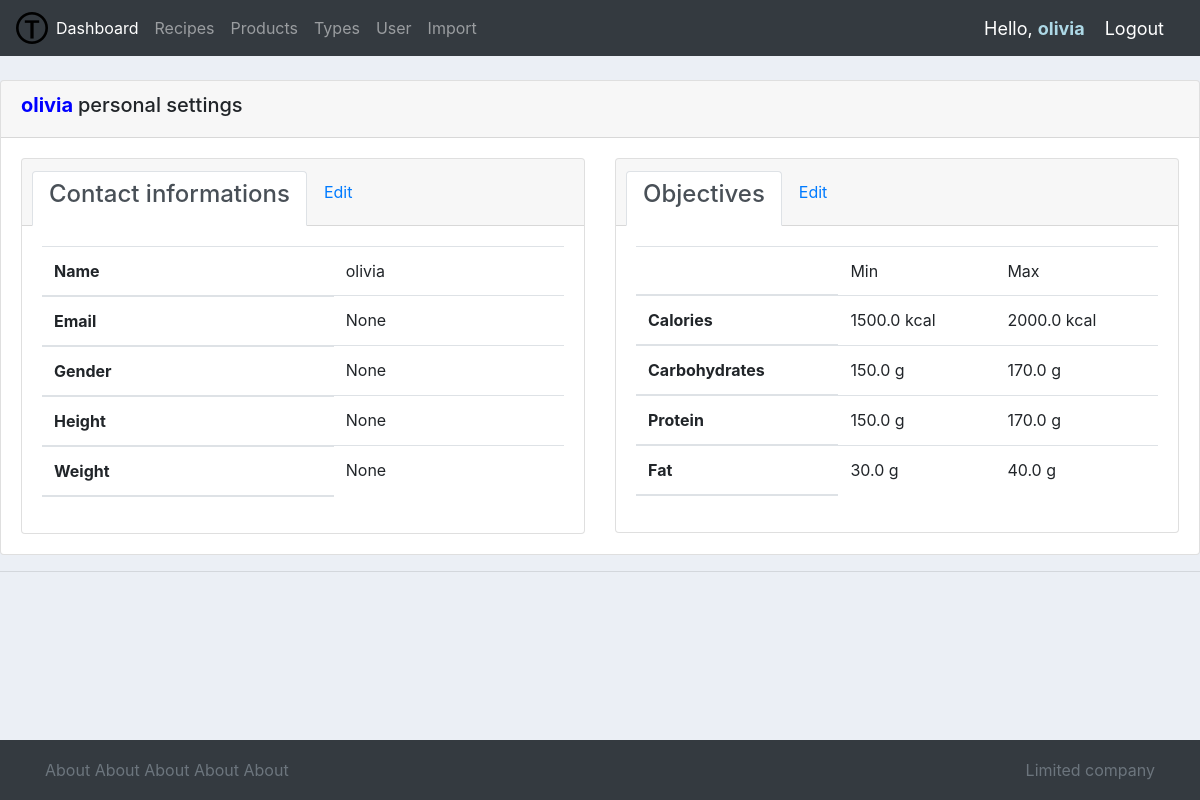
/user_settings/ (signed in), run on the app's committed database.
### diet/models.py (models this page shows, shortened)
class Customer(models.Model):
    user = models.OneToOneField(User, null=True, blank=True, on_delete=models.CASCADE)
    objectives = models.OneToOneField(Objectives, null=True, blank=True, on_delete=models.CASCADE, default=default_new_objective)
    name = models.CharField(max_length=200, null=True)
    phone = models.CharField(max_length=200, null=True, blank=True)
    email = models.CharField(max_length=200, null=True, blank=True)
    height = models.FloatField(blank=True, null=True)
    weight = models.FloatField(blank=True, null=True)
    gender = models.CharField(max_length=200, null=True, choices=GENDER)
    date_created = models.DateTimeField(auto_now_add=True, null=True)
    profile_pic = models.ImageField(default="logo2.png", null=True, blank=True)

class Objectives(models.Model):
    calories_max = models.FloatField()
    calories_min = models.FloatField()
    carbohydrates_max = models.FloatField()
    carbohydrates_min = models.FloatField()
    protein_max = models.FloatField()
    protein_min = models.FloatField()
    fat_max = models.FloatField()
    fat_min = models.FloatField()

### diet/views.py (the view)
# urls.py: path("user_settings/", views.userSettings, name="user_settings"),
@login_required(login_url="login")
def userSettings(request):
    form = CreateUserForm()
    customer = Customer.objects.get(user=request.user)
    objectives = customer.objectives
    context = {'form': form, 'objectives': objectives, 'customer': customer}
    return render(request, "diet/user_settings.html", context)

### diet/templates/diet/user_settings.html (shortened to what this page needs)
{%  extends 'diet/main.html' %}
{% block content %}
<br xmlns="http://www.w3.org/1999/html">
<div class="card">
  <div class="card-header">
    <h5>
        <span style="color:blue;font-weight:bold">
            {{request.user}}
        </span>
        personal settings
    </h5>
    </div>
        <div class="card-body">
            <div class="row">
                <div class="col">
                    <div class="card">
                        <div class="card-header">
                            <ul class="nav nav-tabs card-header-tabs">
                                <li class="nav-item">
                                    <a class="nav-link active" href="">
                                        <h4>Contact informations
                                        </h4>
                                    </a>
                                </li>
                                <li class="nav-item">
                                    <a class="nav-link" href="{% url 'update_customer' customer.id %}">Edit
                                    </a>
                                </li>
                            </ul>
                        </div>
                        <div class="card-body">
                            <table class = "table table-borderless">
                                <thead>
                                    <tr>
                                        <th>Name</th>
                                        <td>{{customer.name}}</td>
                                    </tr>
                                    <tr>
                                        <th>Email</th>
                                        <td>{{customer.email}}</td>
                                    </tr>
                                    <tr>
                                        <th>Gender</th>
                                        <td>{{customer.gender}}</td>
                                    </tr>
                                    <tr>
                                        <th>Height</th>
                                        <td>{{customer.height}}</td>
                                    </tr>
                                    <tr>
                                        <th>Weight</th>
                                        <td>{{customer.weight}}</td>
                                    </tr>
                                </thead>
                            </table>
                        </div>
                    </div>
                </div>
                <div class="col">
                   <div class="card">
                            <div class="card-header">
                                <ul class="nav nav-tabs card-header-tabs">
                                    <li class="nav-item">
                                        <a class="nav-link active" href="">
                                            <h4>Objectives
                                            </h4>
                                        </a>
                                    </li>
                                    <li class="nav-item">
                                        <a class="nav-link" href="{% url 'update_objectives' objectives.id %}">Edit
                                        </a>
                                    </li>
                                </ul>
                            </div>
                            <div class="card-body">
                                <table class = "table table-borderless">
                                    <thead>
                                        <tr>
                                            <th></th>
                                            <td>Min</td>
                                            <td>Max</td>
                                        </tr>
                                        <tr>
                                            <th>Calories</th>
                                            <td>{{customer.objectives.calories_min}} kcal</td>
                                            <td>{{customer.objectives.calories_max}} kcal</td>
                                        </tr>
                                        <tr>
                                            <th>Carbohydrates</th>
                                            <td>{{customer.objectives.carbohydrates_min}} g</td>
                                            <td>{{customer.objectives.carbohydrates_max}} g</td>
                                        </tr>
                                        <tr>
                                            <th>Protein</th>
                                            <td>{{customer.objectives.protein_min}} g</td>
                                            <td>{{customer.objectives.protein_max}} g</td>
                                        </tr>
                                        <tr>
                                            <th>Fat</th>
                                            <td>{{customer.objectives.fat_min}} g</td>
                                            <td>{{customer.objectives.fat_max}} g</td>
                                        </tr>
                                    </thead>
                                </table>
                            </div>
                      </div>
                  </div>
                </div>
            </div>
        </div>
{% endblock content %}

### diet/templates/diet/navbar.html (shortened to what this page needs)
{% load static %}
<nav class="navbar navbar-expand-lg navbar-dark bg-dark">
    <img src="{% static 'images/logo2.png'%}">
    <div class="collapse navbar-collapse" id="navbarNav">
        <ul class="navbar-nav">
            <li class="nav-item active">
                <a class="nav-link" href="{% url 'home' %}">Dashboard</a>
            </li>
            <li class="nav-item">
                <a class="nav-link" href="{% url 'recipes' %}">Recipes</a>
            </li>
            <li class="nav-item">
                <a class="nav-link" href="{% url 'products' %}">Products</a>
            </li>
            <li class="nav-item">
                <a class="nav-link" href="{% url 'types' %}">Types</a>
            </li>
            <li class="nav-item">
                <a class="nav-link" href="{% url 'user_settings' %}">User</a>
            </li>
            <li class="nav-item">
                <a class="nav-link" href="{% url 'import_file' %}">Import</a>
            </li>
        </ul>
    </div>
    <span class="hello-msg">Hello,
        <span style="color:lightblue;font-weight:bold">
            {{request.user}}
        </span>
    </span>
    <span>
        <a class="hello-msg" href="{%url 'logout'%}">Logout
        </a> </span>
</nav>

### static/css/main.css (style rules this page uses)
body { background-color: #ebeff5 !important; margin-bottom: 60px; }
html { position: relative; min-height: 100%; }

### diet/templates/diet/main.html (style rules this page uses)
html { position: relative; min-height: 100%; }
body { margin-bottom: 60px; }

### diet/templates/diet/navbar.html (style rules this page uses)
.hello-msg { font-size: 18px; color: #ffffff; margin-right: 20px; }

### data on the page
Customer: name "olivia", email "None", gender "None", height "None", weight "None", objectives.calories_min "1500.0", objectives.calories_max "2000.0", objectives.carbohydrates_min "150.0", objectives.carbohydrates_max "170.0", objectives.protein_min "150.0", objectives.protein_max "170.0", objectives.fat_min "30.0", objectives.fat_max "40.0"

### other printed values
{{ request.user }} "olivia"
